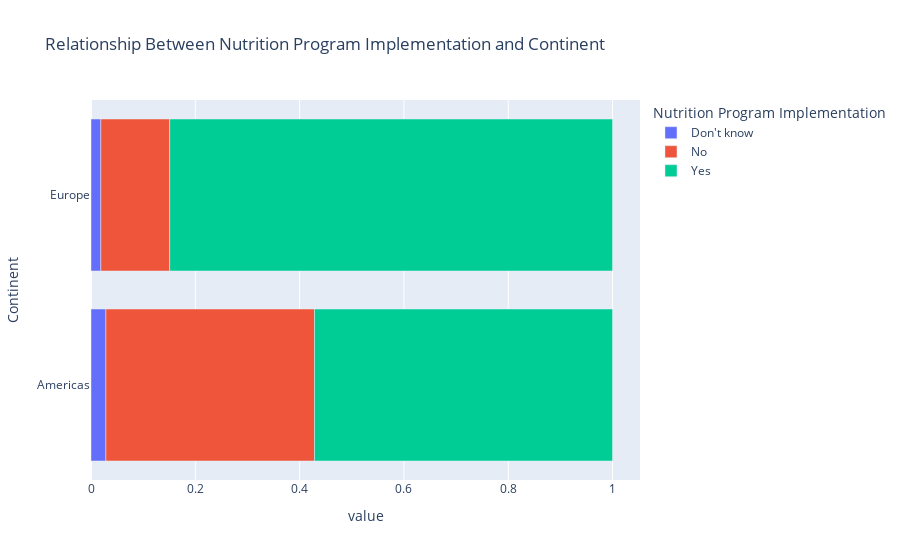

The code cell stored with this chart in its notebook:
### Code cell
fig = px.bar(nutrition_and_location, x = nutrition_and_location.columns, y = nutrition_and_location.index, orientation = 'h',
             labels = {'ParentLocation': 'Continent',
                       'Value': 'Nutrition Program Implementation'},
             title='Relationship Between Nutrition Program Implementation and Continent'
            )
fig.show()

### Figure 1 — Plotly figure (JSON) as saved in the notebook; plotly's stock layout.template omitted (floating-point values rounded to 4 significant figures)
{"data": [{"alignmentgroup": "True", "hovertemplate": "Nutrition Program Implementation=Don't know<br>value=%{x}<br>Continent=%{y}<extra></extra>", "legendgroup": "Don't know", "marker": {"color": "#636efa", "pattern": {"shape": ""}}, "name": "Don't know", "offsetgroup": "Don't know", "orientation": "h", "showlegend": true, "textposition": "auto", "type": "bar", "x": [0.02857, 0.01887], "xaxis": "x", "y": ["Americas", "Europe"], "yaxis": "y"}, {"alignmentgroup": "True", "hovertemplate": "Nutrition Program Implementation=No<br>value=%{x}<br>Continent=%{y}<extra></extra>", "legendgroup": "No", "marker": {"color": "#EF553B", "pattern": {"shape": ""}}, "name": "No", "offsetgroup": "No", "orientation": "h", "showlegend": true, "textposition": "auto", "type": "bar", "x": [0.4, 0.1321], "xaxis": "x", "y": ["Americas", "Europe"], "yaxis": "y"}, {"alignmentgroup": "True", "hovertemplate": "Nutrition Program Implementation=Yes<br>value=%{x}<br>Continent=%{y}<extra></extra>", "legendgroup": "Yes", "marker": {"color": "#00cc96", "pattern": {"shape": ""}}, "name": "Yes", "offsetgroup": "Yes", "orientation": "h", "showlegend": true, "textposition": "auto", "type": "bar", "x": [0.5714, 0.8491], "xaxis": "x", "y": ["Americas", "Europe"], "yaxis": "y"}], "layout": {"autosize": true, "barmode": "relative", "legend": {"title": {"text": "Nutrition Program Implementation"}, "tracegroupgap": 0}, "title": {"text": "Relationship Between Nutrition Program Implementation and Continent"}, "xaxis": {"anchor": "y", "autorange": true, "domain": [0, 1], "range": [0, 1.053], "title": {"text": "value"}, "type": "linear"}, "yaxis": {"anchor": "x", "autorange": true, "domain": [0, 1], "range": [-0.5, 1.5], "title": {"text": "Continent"}, "type": "category"}}}
